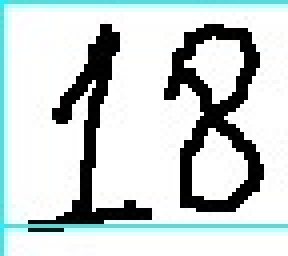
#> input picture processed_data/equations1/18_em_23_0/Component 1.jpg, 72 x 64 px, given as the content of the folder ./equation_dataset/, which was not available (shown 4 times larger)
$ jupyter execute 'Draw bounding box.ipynb'
#> lines starting #> are read from the running program, lines starting #| are printed output that depends on the picture; pictures that were not available may be replaced by others from this repository, and a replacement may not be noted
[cell 1]
import cv2
import os

def create_subfolder(i, file_list, overall_dir):
    # overall_dir = 'equations1'
    subfolder_name = file_list[i-1][:-4]
    #Create the subfolder under 'all_equations' if it doesn't exist
    subfolder_path = "./processed_data/" + overall_dir + "/" + subfolder_name
    #print(subfolder_path)
    if not os.path.exists(subfolder_path):
        os.mkdir(subfolder_path)
        print(f"Folder '{subfolder_name}' created under 'processed_data/{overall_dir}' folder.")


def recognise(image_path, file_list, overall_dir):
#> called with overall_dir = 'equations_test'
    for i in range(1, len(image_path)+1): #(Change to for loop)
        # path(image filename)
        path = image_path[i-1]

        # Reading an image in grayscale mode
        image = cv2.imread(path,0)
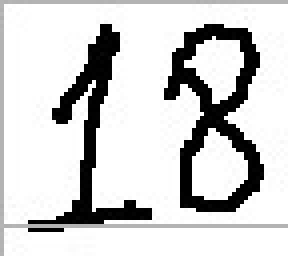
#> image: shape (64, 72) (shown 4 times larger); min 0, max 255, mean 207.4
        #print(image.shape)

        # Window name in which image is displayed
        #window_name = 'image'

        # Using cv2.imshow() method
        # Displaying the image
        #cv2.imshow(window_name, image)

        # waits for user to press any key
        # (this is necessary to avoid Python kernel form crashing)
        #cv2.waitKey(0)

        # closing all open windows
        #cv2.destroyAllWindows()

        # --------------------------------------------------------------    #--------------------------------------------------------------------------------------------------
        bb_info_list = []

        min_contour_area = 100
        image_with_rectangles = cv2.cvtColor(image, cv2.COLOR_GRAY2BGR)

        contours, _ = cv2.findContours(image, cv2.RETR_EXTERNAL, cv2.CHAIN_APPROX_SIMPLE)
#> contours = [[[0, 0], [0, 63], [71, 63], [71, 0]]]
        #print(contours)
        image_with_rectangles = image.copy()
        image_with_rectangles = cv2.cvtColor(image_with_rectangles, cv2.COLOR_GRAY2BGR)

        from PIL import Image
        # get image
        img = Image.open(path)

        # get width and height
        width = img.width
#> width = 72
        height = img.height
#> height = 64

        for contour in contours:
            contour_area = cv2.contourArea(contour)
            #print(contour_area)
            if contour_area > min_contour_area:
                x, y, w, h = cv2.boundingRect(contour)
                cv2.rectangle(image_with_rectangles, (x, y), (x + w, y + h), (0, 0, 255), 1)
                [xmin, xmax, ymin, ymax,  img_width, img_height] = x, (x+w), y, (y+h), img.width, img.height
                bb_info_list.append([xmin, xmax, ymin, ymax, img_width, img_height])
#> this loop made 1 pass
#> (contour, contour_area, x, y, w, h, xmin, xmax) on pass 1: ([[0, 0], [0, 63], [71, 63], [71, 0]], 4473, 0, 0, 72, 64, 0, 72)
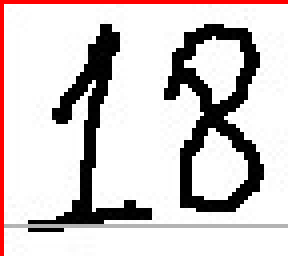
#> image_with_rectangles: shape (64, 72, 3) (shown 4 times larger); mean B, G, R 202.2, 202.2, 209.6
#> after the loop, bb_info_list = [[0, 72, 0, 64, 72, 64]]
                #print([xmin, xmax, ymin, ymax,  img_width, img_height])
        #print(len(bb_info_list))

        #Create a folder with the image filename, save components of image in the folder

        #for i in range(1,3): #(To delete when changing code to for loop)

        # Path to 'all_equations' folder
        #print(os.path.exists("./" + all_equations_dir))
        if not os.path.exists("./processed_data/" + overall_dir):
            os.mkdir("./processed_data/" + overall_dir)
            print(f'processed_data/{overall_dir} folder created')
            create_subfolder(i, file_list, overall_dir)
        else:
            create_subfolder(i, file_list, overall_dir)

        #Cropped images into
        bb_info_list.sort(key=lambda bbox: bbox[0])
        for j in range(len(bb_info_list)):
            xmin, xmax, ymin, ymax, img_width, img_height = bb_info_list[j] #Each element is a list with 6 elements
            #bb_image = image_with_rectangles[ymin:ymax, xmin:xmax] #Make component image black background
            bb_image = cv2.bitwise_not(image_with_rectangles[ymin:ymax, xmin:xmax]) #Make component image white background
            cv2.imwrite(f'./processed_data/{overall_dir}/{file_list[i-1][:-4]}/Component {j}.jpg', bb_image)
#> this loop made 1 pass
#> pass 1, in recognise, `bb_image = cv2.bitwise_not(image_with_rectangles[ymin:ymax, xmin:xmax])`:
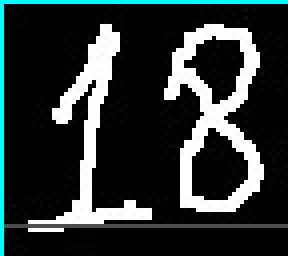
#> bb_image: shape (64, 72, 3) (shown 4 times larger); mean B, G, R 52.8, 52.8, 45.4
            #cv2.imshow(window_name,image_with_rectangles[ymin:ymax, xmin:xmax])
            #cv2.waitKey(0)

            # closing all open windows
            #cv2.destroyAllWindows()

$ run again, on processed_data/equations1/18_em_23_0/Component 5.jpg
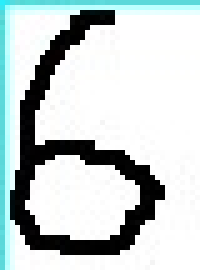
#> input picture processed_data/equations1/18_em_23_0/Component 5.jpg, 40 x 54 px, given as the content of the folder ./equation_dataset/, which was not available (shown 5 times larger)
#> contours = [[[0, 0], [0, 53], [39, 53], [39, 0]]]
#> the loop in recognise, `for contour in contours:` made 1 pass
#> (contour, contour_area, x, y, w, h, xmin, xmax) on pass 1: ([[0, 0], [0, 53], [39, 53], [39, 0]], 2067, 0, 0, 40, 54, 0, 40)
#> after the loop in recognise, `for contour in contours:`:
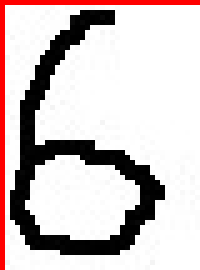
#> image_with_rectangles: shape (54, 40, 3) (shown 5 times larger); mean B, G, R 197.8, 197.8, 208.8
#> after the loop in recognise, `for contour in contours:`: bb_info_list = [[0, 40, 0, 54, 40, 54]]
#> the loop in recognise, `for j in range(len(bb_info_list)):` made 1 pass
#> pass 1, in recognise, `bb_image = cv2.bitwise_not(image_with_rectangles[ymin:ymax, xmin:xmax])`:
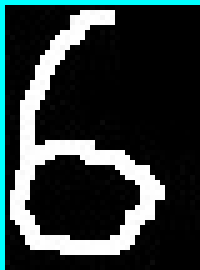
#> bb_image: shape (54, 40, 3) (shown 5 times larger); mean B, G, R 57.2, 57.2, 46.2

$ run again, on processed_data/equations1/26_em_78_0/Component 0.jpg
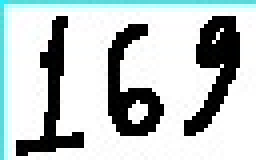
#> input picture processed_data/equations1/26_em_78_0/Component 0.jpg, 64 x 40 px, given as the content of the folder ./equation_dataset/, which was not available (shown 4 times larger)
#> contours = [[[0, 0], [0, 39], [63, 39], [63, 0]]]
#> the loop in recognise, `for contour in contours:` made 1 pass
#> (contour, contour_area, x, y, w, h, xmin, xmax) on pass 1: ([[0, 0], [0, 39], [63, 39], [63, 0]], 2457, 0, 0, 64, 40, 0, 64)
#> after the loop in recognise, `for contour in contours:`:
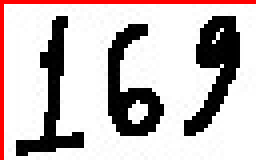
#> image_with_rectangles: shape (40, 64, 3) (shown 4 times larger); mean B, G, R 188.8, 188.8, 199.1
#> after the loop in recognise, `for contour in contours:`: bb_info_list = [[0, 64, 0, 40, 64, 40]]
#> the loop in recognise, `for j in range(len(bb_info_list)):` made 1 pass
#> pass 1, in recognise, `bb_image = cv2.bitwise_not(image_with_rectangles[ymin:ymax, xmin:xmax])`:
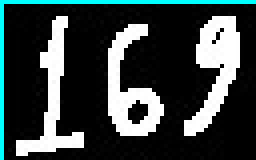
#> bb_image: shape (40, 64, 3) (shown 4 times larger); mean B, G, R 66.2, 66.2, 55.9
